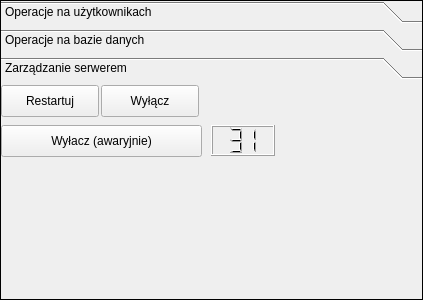
<?xml version="1.0" encoding="UTF-8"?>
<ui version="4.0">
 <class>ToolBox_AdminPanel</class>
 <widget class="QToolBox" name="ToolBox_AdminPanel">
  <property name="geometry">
   <rect>
    <x>0</x>
    <y>0</y>
    <width>423</width>
    <height>300</height>
   </rect>
  </property>
  <property name="sizePolicy">
   <sizepolicy hsizetype="Expanding" vsizetype="Expanding">
    <horstretch>0</horstretch>
    <verstretch>0</verstretch>
   </sizepolicy>
  </property>
  <property name="contextMenuPolicy">
   <enum>Qt::CustomContextMenu</enum>
  </property>
  <property name="windowTitle">
   <string>Panel Administracyjny</string>
  </property>
  <property name="windowIcon">
   <iconset>
    <normaloff>../img/tux_linux_inside_48.png</normaloff>../img/tux_linux_inside_48.png</iconset>
  </property>
  <property name="frameShape">
   <enum>QFrame::Box</enum>
  </property>
  <property name="frameShadow">
   <enum>QFrame::Plain</enum>
  </property>
  <property name="currentIndex">
   <number>2</number>
  </property>
  <widget class="QWidget" name="page">
   <property name="geometry">
    <rect>
     <x>0</x>
     <y>0</y>
     <width>421</width>
     <height>202</height>
    </rect>
   </property>
   <attribute name="label">
    <string>Operacje na użytkownikach</string>
   </attribute>
   <layout class="QGridLayout" name="gridLayout">
    <item row="0" column="0" colspan="4">
     <widget class="QListWidget" name="listWidget_Coonected">
      <property name="sizeIncrement">
       <size>
        <width>0</width>
        <height>0</height>
       </size>
      </property>
      <property name="showDropIndicator" stdset="0">
       <bool>false</bool>
      </property>
      <property name="movement">
       <enum>QListView::Static</enum>
      </property>
      <property name="resizeMode">
       <enum>QListView::Adjust</enum>
      </property>
      <property name="spacing">
       <number>1</number>
      </property>
      <property name="selectionRectVisible">
       <bool>true</bool>
      </property>
      <property name="sortingEnabled">
       <bool>true</bool>
      </property>
     </widget>
    </item>
    <item row="1" column="0">
     <widget class="QPushButton" name="pushButton_BanUser">
      <property name="text">
       <string>Ban</string>
      </property>
     </widget>
    </item>
    <item row="1" column="1">
     <widget class="QPushButton" name="pushButton_UnBan">
      <property name="text">
       <string>UnBan</string>
      </property>
     </widget>
    </item>
    <item row="1" column="2">
     <widget class="QLabel" name="label_UsersConnected">
      <property name="text">
       <string>Połaczeni</string>
      </property>
      <property name="alignment">
       <set>Qt::AlignCenter</set>
      </property>
     </widget>
    </item>
    <item row="1" column="3">
     <widget class="QLabel" name="label_UsersSummary">
      <property name="text">
       <string>Wszyscy</string>
      </property>
      <property name="alignment">
       <set>Qt::AlignCenter</set>
      </property>
     </widget>
    </item>
    <item row="2" column="0">
     <widget class="QLCDNumber" name="lcdNumber_Baned"/>
    </item>
    <item row="2" column="1">
     <widget class="QLCDNumber" name="lcdNumber_Warned"/>
    </item>
    <item row="2" column="2">
     <widget class="QLCDNumber" name="lcdNumber_Connected"/>
    </item>
    <item row="2" column="3">
     <widget class="QLCDNumber" name="lcdNumber_Summary"/>
    </item>
   </layout>
  </widget>
  <widget class="QWidget" name="page">
   <property name="geometry">
    <rect>
     <x>0</x>
     <y>0</y>
     <width>421</width>
     <height>202</height>
    </rect>
   </property>
   <attribute name="label">
    <string>Operacje na bazie danych</string>
   </attribute>
  </widget>
  <widget class="QWidget" name="strona">
   <property name="geometry">
    <rect>
     <x>0</x>
     <y>0</y>
     <width>421</width>
     <height>202</height>
    </rect>
   </property>
   <attribute name="label">
    <string>Zarządzanie serwerem</string>
   </attribute>
   <widget class="QPushButton" name="pushButton_ForceShutdownServer">
    <property name="geometry">
     <rect>
      <x>0</x>
      <y>40</y>
      <width>201</width>
      <height>32</height>
     </rect>
    </property>
    <property name="toolTip">
     <string>Wyłacz awaryjnie</string>
    </property>
    <property name="text">
     <string>Wyłacz (awaryjnie)</string>
    </property>
   </widget>
   <widget class="QPushButton" name="pushButton_RestartServer">
    <property name="geometry">
     <rect>
      <x>0</x>
      <y>0</y>
      <width>98</width>
      <height>32</height>
     </rect>
    </property>
    <property name="toolTip">
     <string>Restartuje serwer</string>
    </property>
    <property name="text">
     <string>Restartuj</string>
    </property>
   </widget>
   <widget class="QPushButton" name="pushButton_ShutdownServer">
    <property name="geometry">
     <rect>
      <x>100</x>
      <y>0</y>
      <width>98</width>
      <height>32</height>
     </rect>
    </property>
    <property name="toolTip">
     <string>Wyłacz bezpiecznie</string>
    </property>
    <property name="text">
     <string>Wyłącz</string>
    </property>
   </widget>
   <widget class="QLCDNumber" name="lcdNumber_CountertoServerUP">
    <property name="enabled">
     <bool>true</bool>
    </property>
    <property name="geometry">
     <rect>
      <x>210</x>
      <y>40</y>
      <width>64</width>
      <height>31</height>
     </rect>
    </property>
    <property name="numDigits">
     <number>2</number>
    </property>
    <property name="intValue" stdset="0">
     <number>31</number>
    </property>
   </widget>
  </widget>
 </widget>
 <resources/>
 <connections>
  <connection>
   <sender>pushButton_RestartServer</sender>
   <signal>clicked()</signal>
   <receiver>lcdNumber_CountertoServerUP</receiver>
   <slot>show()</slot>
   <hints>
    <hint type="sourcelabel">
     <x>48</x>
     <y>111</y>
    </hint>
    <hint type="destinationlabel">
     <x>241</x>
     <y>151</y>
    </hint>
   </hints>
  </connection>
 </connections>
</ui>
